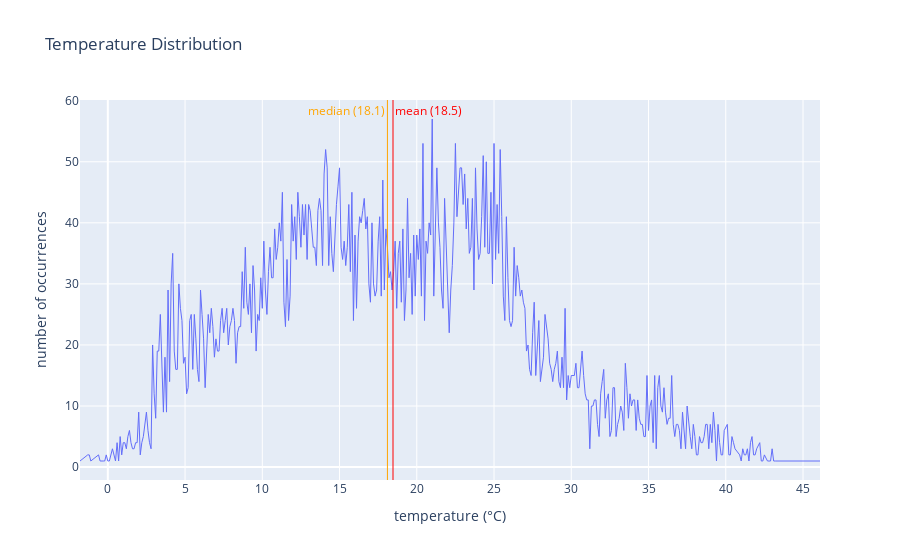

The notebook cell this image was saved under:
### Markdown cell above
### Visually Examining Datasets

#### Temperature Visualisation

Hey, the following figures are interactive! Try mousing over them or selecting a region to zoom in by drawing a
rectangle.

### Code cell
# remove duplicate sample from df_all
df_all = df_all.drop_duplicates()

# get temperature statistics
temp_mean = df_all.deg_C.mean()
temp_lq, temp_median, temp_uq = df_all.deg_C.quantile([0.25, 0.5, 0.75])
temp_min = df_all.deg_C.min()
temp_max = df_all.deg_C.max()

# show temperature statistics
print('TEMPERATURE STATISTICS')
print('----------------------')
print('Mean : ', end='')
print(round(temp_mean, 1))
print('Lower Quartile : ', end='')
print(temp_lq)
print('Median : ', end='')
print(temp_median)
print('Upper Quartile : ', end='')
print(temp_uq)
print('Minimum : ', end='')
print(temp_min)
print('Maximum : ', end='')
print(temp_max)
print('----------------------')

# get temperature range
temperature_range = df_all.deg_C.value_counts().sort_index()

# plot temperature distribution
fig = go.Figure()
fig.add_trace(
    go.Scatter(x=temperature_range.index,
               y=temperature_range,
               line={'width': 1}
    )
)

# draw mean and quartiles on plot
fig.add_vline(
    x=temp_mean,
    line={'width': 1, 'color': 'red'},
    annotation_text='mean ({})'.format(round(temp_mean, 1)),
    annotation_position='top right',
    annotation_font_color='red'
)
fig.add_vline(
    x=temp_median,
    line={'width': 1, 'color': 'orange'},
    annotation_text='median ({})'.format(temp_median),
    annotation_position='top left',
    annotation_font_color='orange'
)

# set figure attributes
fig.update_layout(
    title='Temperature Distribution',
    xaxis_title='temperature (°C)',
    yaxis_title='number of occurrences'
)

# display figure
fig

### Figure 1 — Plotly figure (JSON) as saved in the notebook; plotly's stock layout.template omitted (floating-point values rounded to 4 significant figures; data arrays with more than 128 entries replaced by an {"elided": "..."} marker saying what was removed)
{"data": [{"line": {"width": 1}, "type": "scatter", "x": {"elided": "440 float values"}, "y": {"elided": "440 int values"}}], "layout": {"annotations": [{"font": {"color": "red"}, "showarrow": false, "text": "mean (18.5)", "x": 18.46, "xanchor": "left", "xref": "x", "y": 1, "yanchor": "top", "yref": "y domain"}, {"font": {"color": "orange"}, "showarrow": false, "text": "median (18.1)", "x": 18.1, "xanchor": "right", "xref": "x", "y": 1, "yanchor": "top", "yref": "y domain"}], "shapes": [{"line": {"color": "red", "width": 1}, "type": "line", "x0": 18.46, "x1": 18.46, "xref": "x", "y0": 0, "y1": 1, "yref": "y domain"}, {"line": {"color": "orange", "width": 1}, "type": "line", "x0": 18.1, "x1": 18.1, "xref": "x", "y0": 0, "y1": 1, "yref": "y domain"}], "title": {"text": "Temperature Distribution"}, "xaxis": {"title": {"text": "temperature (°C)"}}, "yaxis": {"title": {"text": "number of occurrences"}}}}
